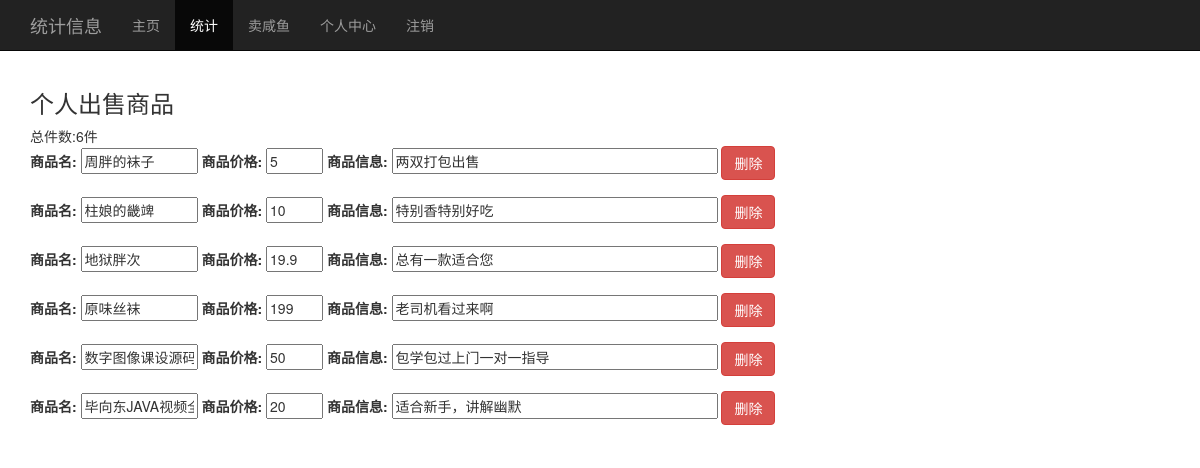
/public/php/statistic.php (signed in), run on an earlier commit of the app's database.
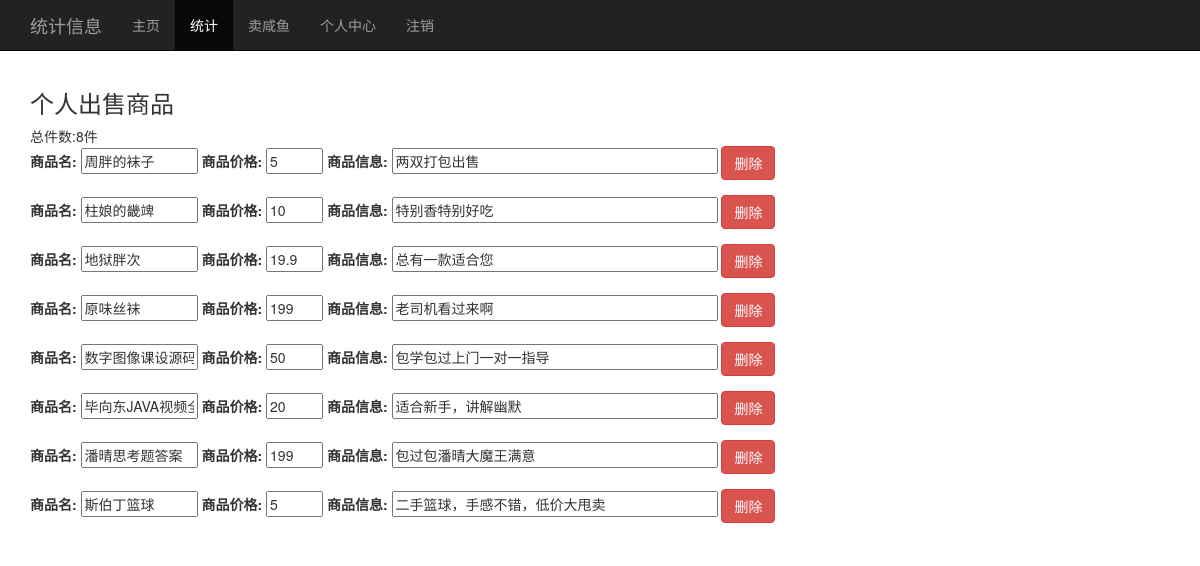
And on a later commit of the database.
### tables this page shows
CREATE TABLE `GOOD` (
  `GID` char(9) NOT NULL,
  `UID` char(9) NOT NULL,
  `GNAME` char(20) NOT NULL,
  `GPRICE` float NOT NULL,
  `GINFO` text,
  PRIMARY KEY (`GID`),
  KEY `UID` (`UID`),
  CONSTRAINT `GOOD_ibfk_1` FOREIGN KEY (`UID`) REFERENCES `USER` (`UID`)
);

### public/php/checklevel.php (called while the page is built, shortened)
<?php
function checklevel(&$conn,$var){
	$sql="SELECT * FROM USER WHERE USERNAME='$var'";
	$result=mysqli_query($conn,$sql);
	$array=mysqli_fetch_array($result);
	if($array['USERTYPE']){
		return  (int)$array['USERTYPE'];
	}
}
?>

### public/php/statistic.php (the view, shortened to what this page needs)
<?php
include 'checklevel.php';
include 'conn.php';
$login=false;
$level=0;
$username='';
if(!empty($_SESSION['username'])){
	$username=$_SESSION['username'];
	$level=checklevel($conn,$username);
	if($level==2 || $level==1){
		$login=true;
	}
	else{
		header("location:/index.html");
	}
}
else{
	echo '请先登录!';
	header("location:/index.php");
}
?>
<!DOCTYPE html>
<html lang="zh-CN">
  <head>
	<link href="/public/css/bootstrap.min.css" rel="stylesheet">
	<link href="/public/css/start.css" rel="stylesheet">
	<link href="/public/css/footer.css" rel="stylesheet">
  </head>
  <body>
	<nav class="navbar navbar-inverse navbar-fixed-top">
	  <div class="container">
		<div class="navbar-header">
		  <a class="navbar-brand">统计信息</a>
		</div>
		<div id="navbar" class="collapse navbar-collapse">
		  <ul class="nav navbar-nav">
			<li><a href="/index.php">主页</a></li>
            <?php
            if($login){
				if($level==2){
                    echo '<li class="active"> <a href="public/php/statistic.php" >统计</a></li>';
                    echo '<li > <a href="/public/php/sale.php" >卖咸鱼</a></li>';
                    echo '<li > <a href="/public/php/self.php" >个人中心</a></li>';
				}
				else if($level==1){
                    echo '<li class="active"> <a href="/public/php/statistic.php" >统计</a></li>';
                    echo '<li > <a href="/public/php/self.php" >个人中心</a></li>';
                    echo '<li > <a href="/public/php/manage.php" >管理</a></li>';
				}
                    echo '<li > <a href="/public/php/logout.php" >注销</a></li>';
            }
            else{
            }
            ?>
		  </ul>
		</div>
	  </div>
	</nav>
		<div class="container">
			<?php if($level==2)echo "<h3>个人出售商品</h3>";
				else if($level==1)echo "<h3>在售商品</h3>";
?>
			<?php if($level==2 && $result=mysqli_query($conn,"SELECT COUNT(*) FROM GOOD,USER WHERE USERNAME='$username' AND USER.UID=GOOD.UID")){
					$array=mysqli_fetch_array($result);
					echo "总件数:".$array["COUNT(*)"]."件";
				}else if($level==1 && $result=mysqli_query($conn,"SELECT COUNT(*) FROM GOOD")){
					$array=mysqli_fetch_array($result);
					echo "总件数:".$array["COUNT(*)"]."件";
					$result=mysqli_query($conn,"SELECT COUNT(*) FROM USER");
					$array=mysqli_fetch_array($result);
					echo "<h3>账户总数</h3>";
					echo "总人数:".$array["COUNT(*)"]."人";
					$result=mysqli_query($conn,"SELECT COUNT(*) FROM ORDERTABLE");
					$array=mysqli_fetch_array($result);
					echo "<h3>订单总数</h3>";
					echo "总订单 数:".$array["COUNT(*)"]."单";
				}
			?>
			<?php
				$good_sql="SELECT * FROM GOOD,USER WHERE USERNAME='$username' AND GOOD.UID=USER.UID";
				$good_result=mysqli_query($conn,$good_sql);
				while( $level==2 && $good_array=mysqli_fetch_array($good_result)){
			?><form action="/public/php/statistic.php" method="post" >
			<div class="form-group">
				<label for="gname" >商品名:</label>
				<input type="text" name="gname" size='12' placeholder="<?php echo $good_array['GNAME']?>" value="<?php echo $good_array['GNAME']?>">
				<label for="gprice" >商品价格:</label>
				<input type="text" name="gprice"  size='4' placeholder="<?php echo $good_array['GPRICE'];?>" value="<?php echo $good_array['GPRICE']?>">
				<label for="ginfo" >商品信息:</label>
				<input type="text" name="ginfo"  size='40' placeholder="<?php echo $good_array['GINFO']?>" value="<?php echo $good_array['GINFO']?>">
				<button class="btn btn-danger" type="submit" name="delete" value="true">删除</button>
			</div>	</form>
			<?php }?>
		</div>
  </body>
</html>

What changed in the data, as far as the page shows it:
added good: gname "潘晴思考题答案", gprice "199", ginfo "包过包潘晴大魔王满意"
added good: gname "斯伯丁篮球", gprice "5", ginfo "二手篮球，手感不错，低价大甩卖"
Also different on the page:
$array["COUNT(*)"]: "6" → "8"
